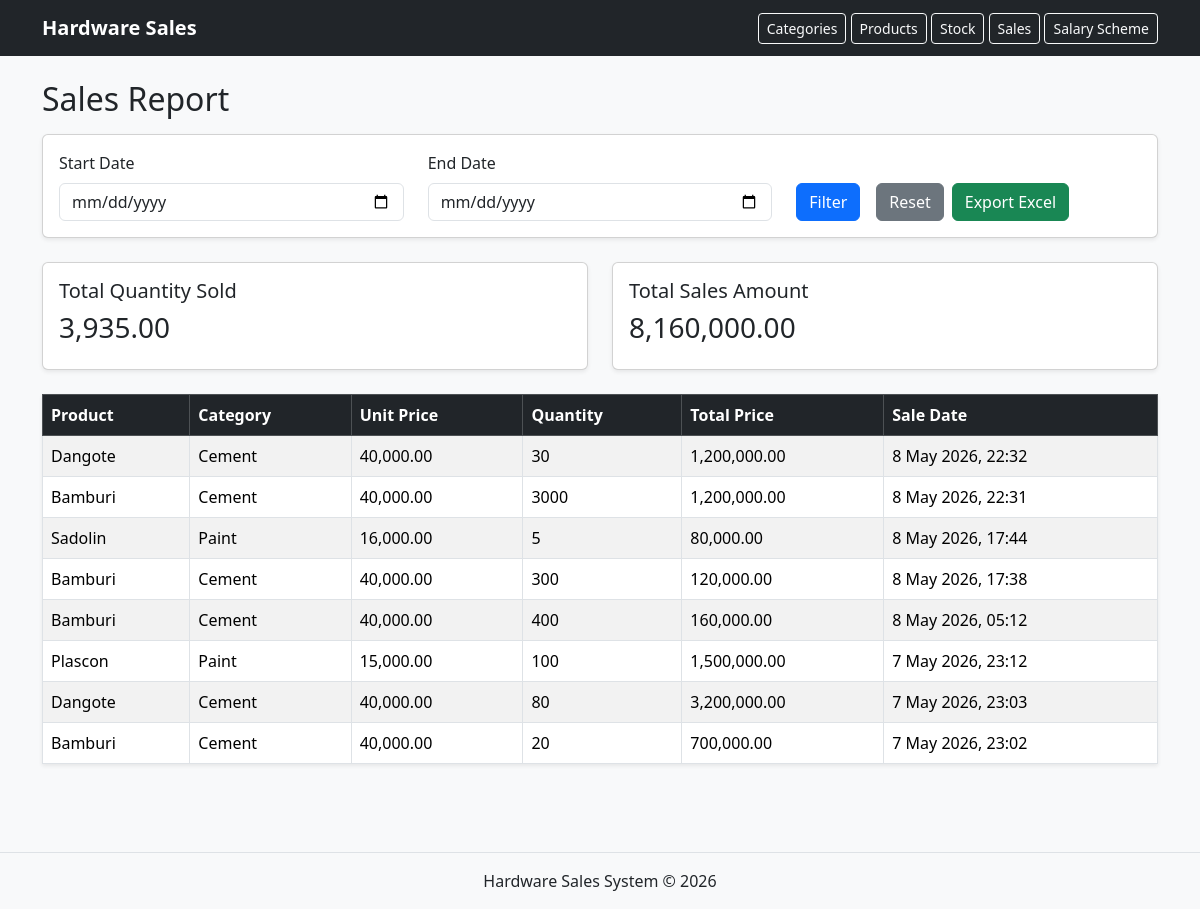
The app's page /sales/report/ with its own data.
### web/models.py (models this page shows, shortened)
class Sales(models.Model):
    product_name = models.ForeignKey(Product, on_delete=models.CASCADE)
    quantity = models.PositiveIntegerField()
    total_price = models.DecimalField(max_digits=100, decimal_places=2)
    sale_date = models.DateTimeField(auto_now_add=True)

class Product(models.Model):
    category_name = models.ForeignKey(Category, on_delete=models.CASCADE)
    product_name = models.CharField(max_length=100)
    unit_price = models.DecimalField(max_digits=100, decimal_places=2, default=0)
    description = models.TextField()

class Category(models.Model):
    category_name = models.CharField(max_length=100, unique=True)
    slug = models.SlugField(unique=True)

### web/views.py (the view)
# urls.py: path("sales/report/", views.sales_report, name="sales_report"),
def sales_report(request):
    sales = Sales.objects.all().order_by("-sale_date")
    start_date = request.GET.get("start_date")
    end_date = request.GET.get("end_date")
    if start_date:
        sales = sales.filter(sale_date__date__gte=start_date)
    if end_date:
        sales = sales.filter(sale_date__date__lte=end_date)
    total_sales_amount = sales.aggregate(
        total=Sum("total_price")
    )["total"] or 0
    total_quantity_sold = sales.aggregate(
        total=Sum("quantity")
    )["total"] or 0
    return render(request, "sales_report.html", {
        "sales": sales,
        "start_date": start_date,
        "end_date": end_date,
        "total_sales_amount": total_sales_amount,
        "total_quantity_sold": total_quantity_sold,
    })

### web/templates/sales_report.html
{% extends 'base.html' %}
{% load humanize %}
{% block content %}
<h2 class="mb-3">Sales Report</h2>
<form method="GET" class="card card-body shadow-sm mb-4">
    <div class="row">
        <div class="col-md-4">
            <label class="form-label">Start Date</label>
            <input type="date" name="start_date" value="{{ start_date }}" class="form-control">
        </div>
        <div class="col-md-4">
            <label class="form-label">End Date</label>
            <input type="date" name="end_date" value="{{ end_date }}" class="form-control">
        </div>
        <div class="col-md-4 d-flex align-items-end gap-2">
            <button type="submit" class="btn btn-primary me-2">Filter</button>
            <a href="{% url 'sales_report' %}" class="btn btn-secondary">Reset</a>
            <a href="{% url 'export_sales_report_excel' %}?start_date={{ start_date|default:'' }}&end_date={{ end_date|default:'' }}" class="btn btn-success">Export Excel</a>
        </div>
    </div>
</form>
<div class="row mb-4">
    <div class="col-md-6">
        <div class="card shadow-sm">
            <div class="card-body">
                <h5>Total Quantity Sold</h5>
                <h3>{{ total_quantity_sold|floatformat:2|intcomma }}</h3>
            </div>
        </div>
    </div>
    <div class="col-md-6">
        <div class="card shadow-sm">
            <div class="card-body">
                <h5>Total Sales Amount</h5>
                <h3>{{ total_sales_amount|floatformat:2|intcomma }}</h3>
            </div>
        </div>
    </div>
</div>
<table class="table table-bordered table-striped shadow-sm">
    <thead class="table-dark">
        <tr>
            <th>Product</th>
            <th>Category</th>
            <th>Unit Price</th>
            <th>Quantity</th>
            <th>Total Price</th>
            <th>Sale Date</th>
        </tr>
    </thead>
    <tbody>
        {% for sale in sales %}
        <tr>
            <td>{{ sale.product_name.product_name }}</td>
            <td>{{ sale.product_name.category_name.category_name }}</td>
            <td>{{ sale.product_name.unit_price|floatformat:2|intcomma }}</td>
            <td>{{ sale.quantity }}</td>
            <td>{{ sale.total_price|floatformat:2|intcomma }}</td>
            <td>{{ sale.sale_date|date:"j F Y, H:i" }}</td>
        </tr>
        {% empty %}
        <tr>
            <td colspan="6" class="text-center">No sales found for this period.</td>
        </tr>
        {% endfor %}
    </tbody>
</table>
{% endblock %}

### records on screen
Sales: product_name.product_name "Dangote", product_name.category_name.category_name "Cement", product_name.unit_price "40,000.00", quantity "30", total_price "1,200,000.00", sale_date "8 May 2026, 22:32"
Sales: product_name.product_name "Bamburi", product_name.category_name.category_name "Cement", product_name.unit_price "40,000.00", quantity "3000", total_price "1,200,000.00", sale_date "8 May 2026, 22:31"
Sales: product_name.product_name "Sadolin", product_name.category_name.category_name "Paint", product_name.unit_price "16,000.00", quantity "5", total_price "80,000.00", sale_date "8 May 2026, 17:44"
Sales: product_name.product_name "Bamburi", product_name.category_name.category_name "Cement", product_name.unit_price "40,000.00", quantity "300", total_price "120,000.00", sale_date "8 May 2026, 17:38"
Sales: product_name.product_name "Bamburi", product_name.category_name.category_name "Cement", product_name.unit_price "40,000.00", quantity "400", total_price "160,000.00", sale_date "8 May 2026, 05:12"
Sales: product_name.product_name "Plascon", product_name.category_name.category_name "Paint", product_name.unit_price "15,000.00", quantity "100", total_price "1,500,000.00", sale_date "7 May 2026, 23:12"
Sales: product_name.product_name "Dangote", product_name.category_name.category_name "Cement", product_name.unit_price "40,000.00", quantity "80", total_price "3,200,000.00", sale_date "7 May 2026, 23:03"
Sales: product_name.product_name "Bamburi", product_name.category_name.category_name "Cement", product_name.unit_price "40,000.00", quantity "20", total_price "700,000.00", sale_date "7 May 2026, 23:02"

### other values on screen
{{ total_quantity_sold|floatformat:2|intcomma }} "3,935.00"
{{ total_sales_amount|floatformat:2|intcomma }} "8,160,000.00"
